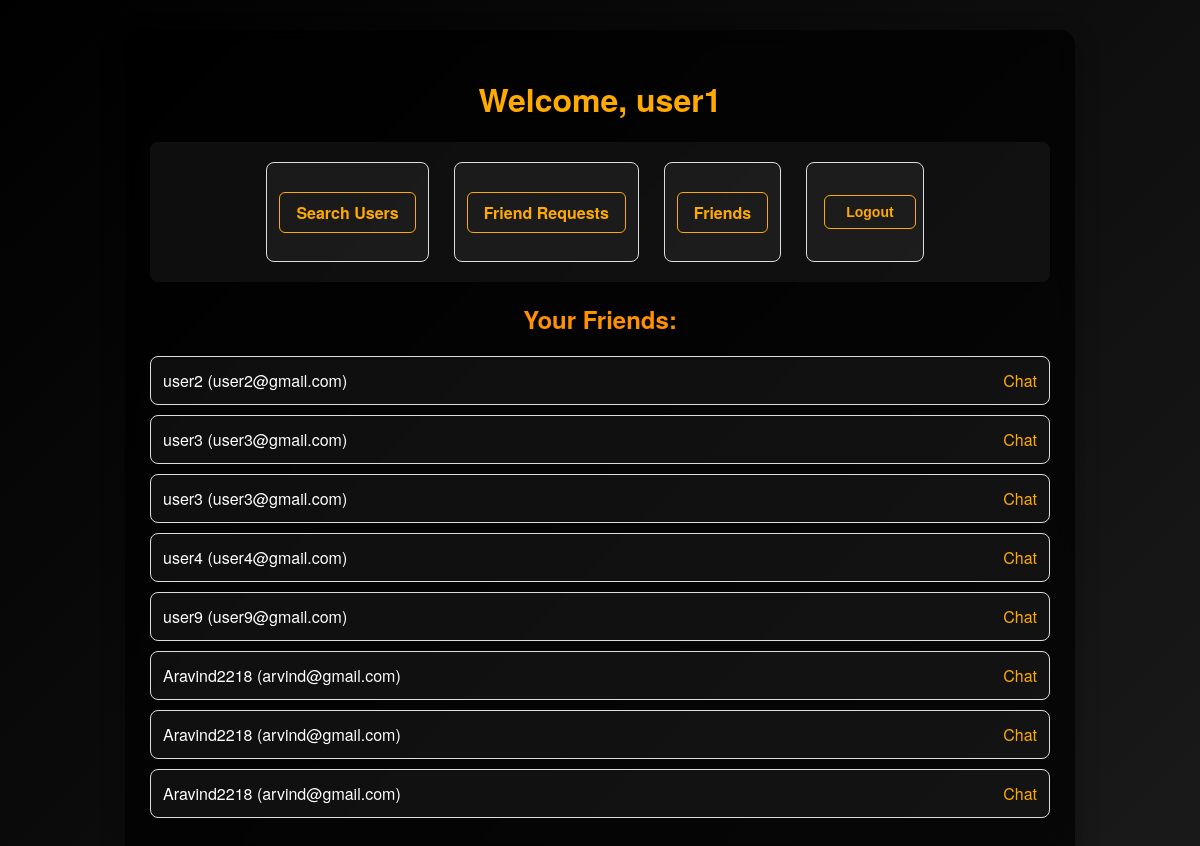
Page /home/?tab=friends (signed in) on the committed database.
### api/models.py (models this page shows, shortened)
class User(AbstractUser):
    email = models.EmailField(unique=True)
    USERNAME_FIELD = 'email'
    REQUIRED_FIELDS = ['username']

### api/views.py (the view)
# urls.py: path('home/', home_view, name='home'),
@login_required
def home_view(request):
    tab = request.GET.get('tab', 'search')
    keyword = request.GET.get('keyword', '')
    users = None
    friends = None
    pending_requests = None
    if tab == 'search' and keyword:
        users = User.objects.filter(Q(email__icontains=keyword) | Q(username__icontains=keyword))
    elif tab == 'friend-requests':
        pending_requests = FriendRequest.objects.filter(to_user=request.user, is_accepted=False)
    elif tab == 'friends':
        friends = User.objects.filter(received_requests__from_user=request.user, received_requests__is_accepted=True) | \
                  User.objects.filter(sent_requests__to_user=request.user, sent_requests__is_accepted=True)
    return render(request, 'home.html', {
        'users': users,
        'pending_requests': pending_requests,
        'friends': friends,
        'tab': tab,
        'keyword': keyword
    })

### api/templates/home.html (shortened to what this page needs)
<!DOCTYPE html>
<html lang="en">
<head>
  {% load static %}
  <link rel="stylesheet" href="{% static 'styles.css' %}">
</head>
<body>
  <div class="container">
    <h1>Welcome, {{ user.username }}</h1>
    <ul class="nav">
      {% if user.is_authenticated %}
        <li><a href="{% url 'home' %}?tab=search">Search Users</a></li>
        <li><a href="{% url 'home' %}?tab=friend-requests">Friend Requests</a></li>
        <li><a href="{% url 'home' %}?tab=friends">Friends</a></li>
        <li>
          <form method="post" action="{% url 'logout' %}">
            <button type="submit">Logout</button>
          </form>
        </li>
      {% else %}
        <li><a href="{% url 'login' %}">Login</a></li>
      {% endif %}
    </ul>
    {% if user.is_authenticated %}
      {% if tab == 'search' %}
        <form method="get" action="{% url 'home' %}">
          <input type="hidden" name="tab" value="search">
          <input type="text" id="keyword" name="keyword" value="{{ request.GET.keyword }}" placeholder="Search Users..." required>
          <button type="submit">Search</button>
        </form>
        {% if users %}
          <h2>Search Results:</h2>
          <ul>
            {% for user in users %}
              <li>{{ user.username }} ({{ user.email }})
                {% if user != request.user %}
                  <form method="post" action="{% url 'send_friend_request' user.id %}">
                    {% csrf_token %}
                    <button type="submit">Send Friend Request</button>
                  </form>
                {% endif %}
              </li>
            {% endfor %}
          </ul>
        {% endif %}
      {% elif tab == 'friends' %}
        {% if friends %}
          <h2>Your Friends:</h2>
          <ul>
            {% for friend in friends %}
              <li>{{ friend.username }} ({{ friend.email }})
                <a href="{% url 'chat' friend.id %}" style="color: #ffaa00; text-decoration: none;">Chat</a>
              </li>
            {% endfor %}
          </ul>
        {% else %}
          <p>You have no friends yet.</p>
        {% endif %}
      {% endif %}
    {% else %}
      <p>Please <a href="{% url 'login' %}" style="color: #ffaa00; text-decoration: none;">login</a> to access your chats.</p>
    {% endif %}
  </div>
</body>
</html>

### api/static/styles.css (style rules this page uses)
body { font-family: Arial, sans-serif; background-color: #000000; color: #333; text-align: center; padding: 20px; }
.nav { list-style-type: none; padding: 0; overflow: hidden; }
.nav li { float: left; margin-right: 10px; }
.nav li form { display: inline; }
.nav a, .nav button { display: block; padding: 10px; background-color: #ffae00; color: #fff; text-decoration: none; border: none; cursor: pointer; border-radius: 4px; }
h1, h2 { color: #ff9100; }
form { margin: 20px auto; max-width: 400px; }
form input[type="text"], form input[type="email"], form input[type="password"], form button { padding: 10px; margin: 5px; font-size: 14px; width: 100%; }
form button { background-color: #ffb300; color: #fff; border: none; cursor: pointer; border-radius: 4px; }
ul { list-style-type: none; padding: 0; }
ul li { background-color: #c8c8c8; margin: 10px 0; padding: 10px; border: 1px solid #ddd; border-radius: 5px; }

### api/templates/home.html (style rules this page uses)
body { font-family: "Helvetica Neue", Helvetica, Arial, sans-serif; margin: 0; padding: 0; background: linear-gradient(135deg, #000000, #1a1a1a); color: #fff; }
.container { max-width: 900px; margin: 30px auto; padding: 25px; background: rgba(0, 0, 0, 0.7); border-radius: 15px; box-shadow: 0 8px 25px rgba(0, 0, 0, 0.3); backdrop-filter: blur(8px); transition: transform 0.3s ease; }
h1 { text-align: center; color: #ffaa00; font-size: 2rem; margin-bottom: 20px; }
.nav { display: flex; justify-content: center; gap: 15px; padding: 10px 0; margin-bottom: 20px; background: rgba(255, 255, 255, 0.05); border-radius: 8px; }
.nav a, .nav button { color: #ffaa00; background: transparent; text-decoration: none; padding: 8px 16px; border-radius: 6px; border: 1px solid #ffaa00; font-weight: bold; transition: all 0.3s ease; cursor: pointer; }
form { display: flex; justify-content: center; align-items: center; text-align: center; flex-direction: column; gap: 10px; margin: 15px 0; }
form input, form button { padding: 12px; border-radius: 6px; border: 1px solid #555; background: #111; color: white; transition: all 0.3s ease; }
form button { background: #ffaa00; color: #000; font-weight: bold; cursor: pointer; }
ul { list-style: none; padding: 0; margin-top: 20px; }
ul li { padding: 12px; margin-bottom: 10px; background: rgba(255, 255, 255, 0.05); border-radius: 8px; display: flex; justify-content: space-between; align-items: center; transition: background 0.3s ease; }
ul li form { display: inline; }

### rows in the picture
User: username "user1"
User: username "user2", email "user2@gmail.com"
User: username "user3", email "user3@gmail.com"
User: username "user4", email "user4@gmail.com"
User: username "user9", email "user9@gmail.com"
User: username "Aravind2218", email "arvind@gmail.com"
